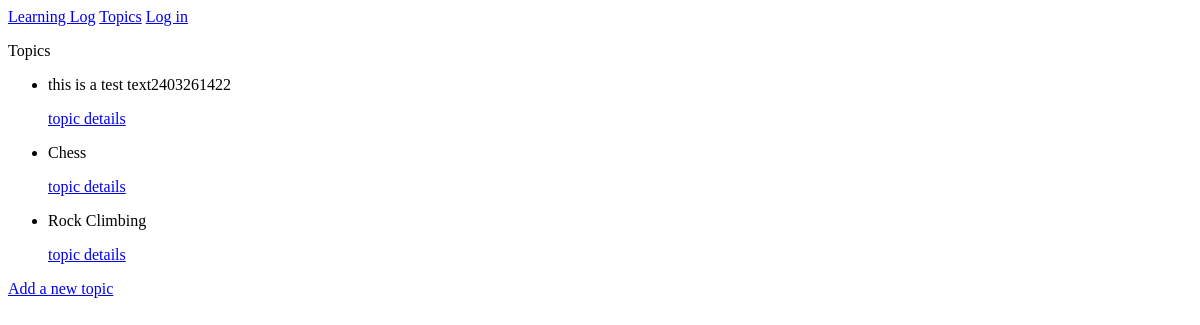
Before: /learn_logs/topics with the older database file.
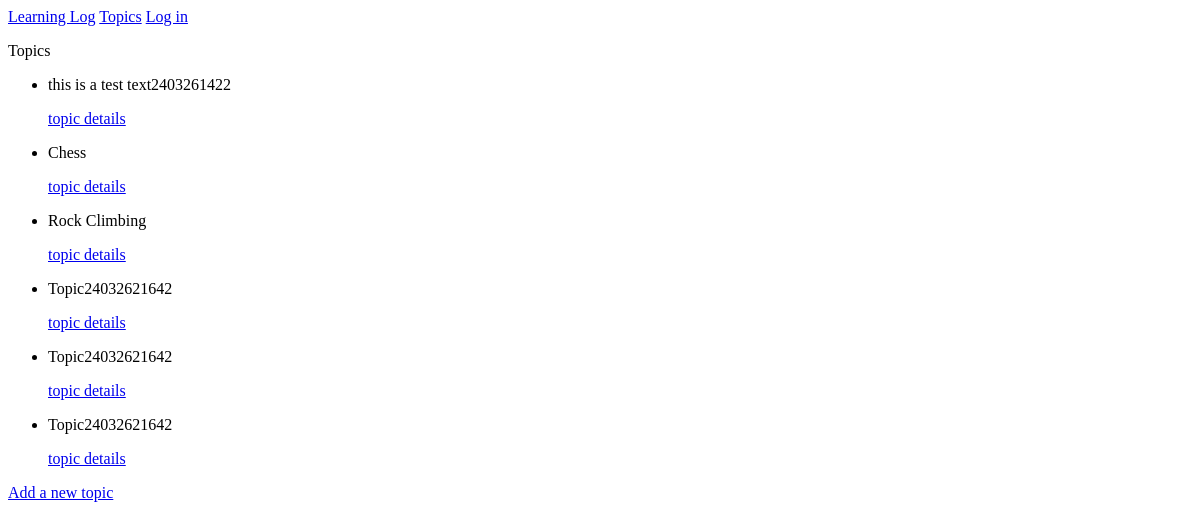
After: the same page with the newer database file.
### learn_logs/models.py (models this page shows)
class Topic(models.Model):
    text = models.CharField(max_length=200)
    date_added = models.DateTimeField(auto_now_add=True)
    def __str__(self):
        return self.text

### learn_logs/views.py (the view)
# urls.py: path('topics', csrf_exempt(ListTopicLearnLogsView.as_view()), name='learn_logs_topics'),
class ListTopicLearnLogsView(View):
    def get(self, request):
        topics = Topic.objects.order_by('date_added')
        context = {'topics': topics}
        return render(request, 'learn_logs_topics.html', context)

### templates/learn_logs_topics.html
{% extends "base.html" %}
{% block content %}
    <p>Topics</p>
    <ul>
        {% for topic in topics %}
            <li>{{ topic }}</li>
            <p>
                <a href="{% url 'learn_logs_topic_details' topic.id %}">topic details</a>
            </p>
        {% empty %}
            <li>No topics have been added yet.</li>
        {% endfor %}
    </ul>
    <a href="{% url 'learn_logs_topic_new' %}">Add a new topic</a>
{% endblock content %}

Changed rows visible on the page:
added Topic: text "Topic24032621642"
added Topic: text "Topic24032621642"
added Topic: text "Topic24032621642"
